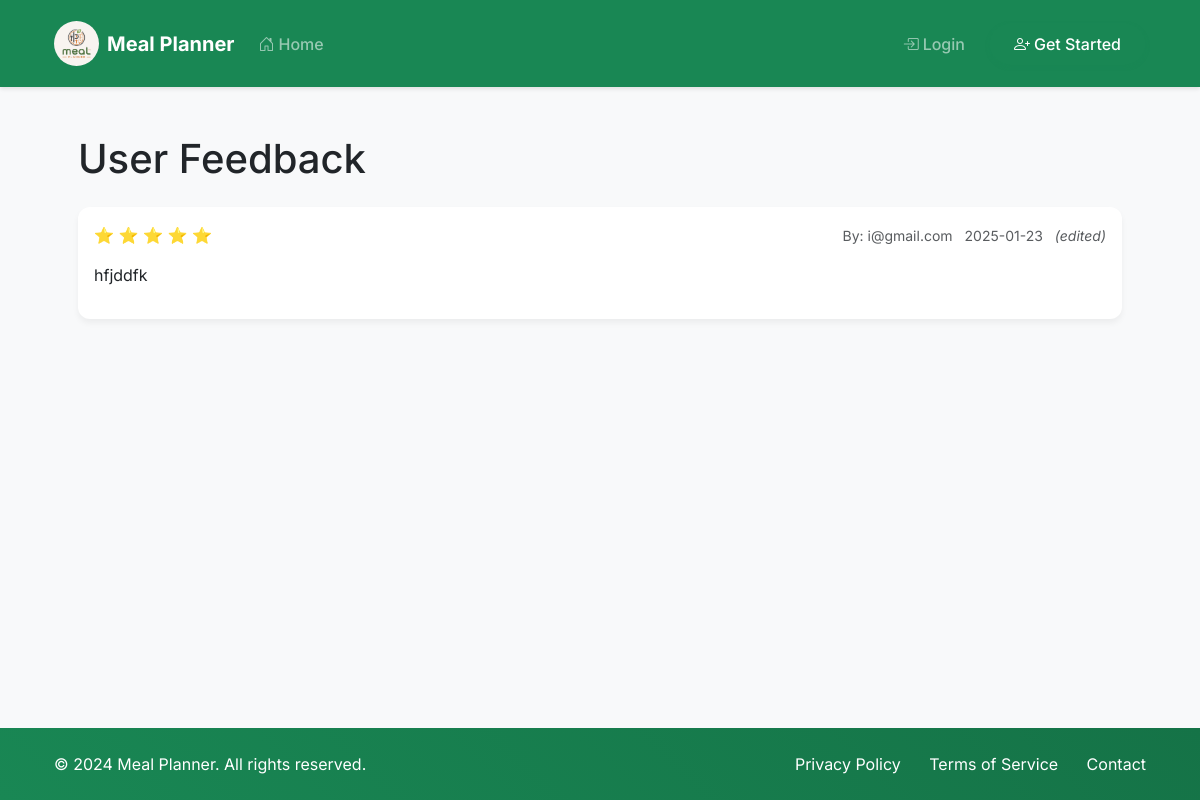
The page /feedback/ on the database its author committed.
### models/feedback.py (models this page shows)
class Feedback(db.Model):
    __tablename__ = 'feedbacks'
    id = db.Column(db.Integer, primary_key=True)
    user_id = db.Column(db.Integer, db.ForeignKey('users.id'), nullable=False)
    rating = db.Column(db.Integer, nullable=False)  # 1-5 stars
    content = db.Column(db.Text, nullable=False)
    created_at = db.Column(db.DateTime, default=datetime.utcnow)
    updated_at = db.Column(db.DateTime, default=datetime.utcnow, onupdate=datetime.utcnow)
    user = db.relationship('User', backref='feedbacks')

### models/user.py (models this page shows)
class User(db.Model):
    __tablename__ = 'users'
    id = db.Column(db.Integer, primary_key=True)
    email = db.Column(db.String(120), unique=True, nullable=False)
    password = db.Column(db.String(128), nullable=False)
    recipes = db.relationship('Recipe', backref='author', lazy=True)

### routes/feedback.py (the view)
@feedback_bp.route('/')
def index():
    feedbacks = Feedback.query.order_by(Feedback.created_at.desc()).all()
    return render_template('feedback/index.html', feedbacks=feedbacks)

### templates/feedback/index.html (shortened to what this page needs)
{% extends 'base.html' %}
{% block content %}
<div class="container py-4">
    <h1 class="mb-4">User Feedback</h1>
    <div class="feedback-list">
        {% for feedback in feedbacks %}
        <div class="card mb-3">
            <div class="card-body">
                <div class="d-flex justify-content-between align-items-center mb-3">
                    <div class="rating text-warning">
                        {% for i in range(feedback.rating) %}
                        ⭐
                        {% endfor %}
                    </div>
                    <div class="text-muted small">
                        By: {{ feedback.user.email }}
                        <span class="ms-2">{{ feedback.created_at.strftime('%Y-%m-%d') }}</span>
                        {% if feedback.updated_at != feedback.created_at %}
                        <span class="ms-2 fst-italic">(edited)</span>
                        {% endif %}
                    </div>
                </div>
                <div class="feedback-content mb-3">
                    {{ feedback.content }}
                </div>
            </div>
        </div>
        {% endfor %}
    </div>
</div>
{% endblock %}

### static/css/styles.css (style rules this page uses)
:root { --main-green: #198754; --light-green: #e8f5e9; --hover-green: #157347; }
body { font-family: 'Inter', system-ui, -apple-system, sans-serif; background-color: #f8f9fa; }
.container { max-width: 1140px; padding: 0 1.5rem; }
.card { border: none; border-radius: 12px; box-shadow: 0 4px 6px rgba(0, 0, 0, 0.05); transition: transform 0.3s ease, box-shadow 0.3s ease; }

### templates/base.html (style rules this page uses)
html { scroll-behavior: smooth; }

### rows shown on the page
Feedback: rating 5 (drawn), user.email "i@gmail.com", created_at "2025-01-23", shows "(edited)", content "hfjddfk"
